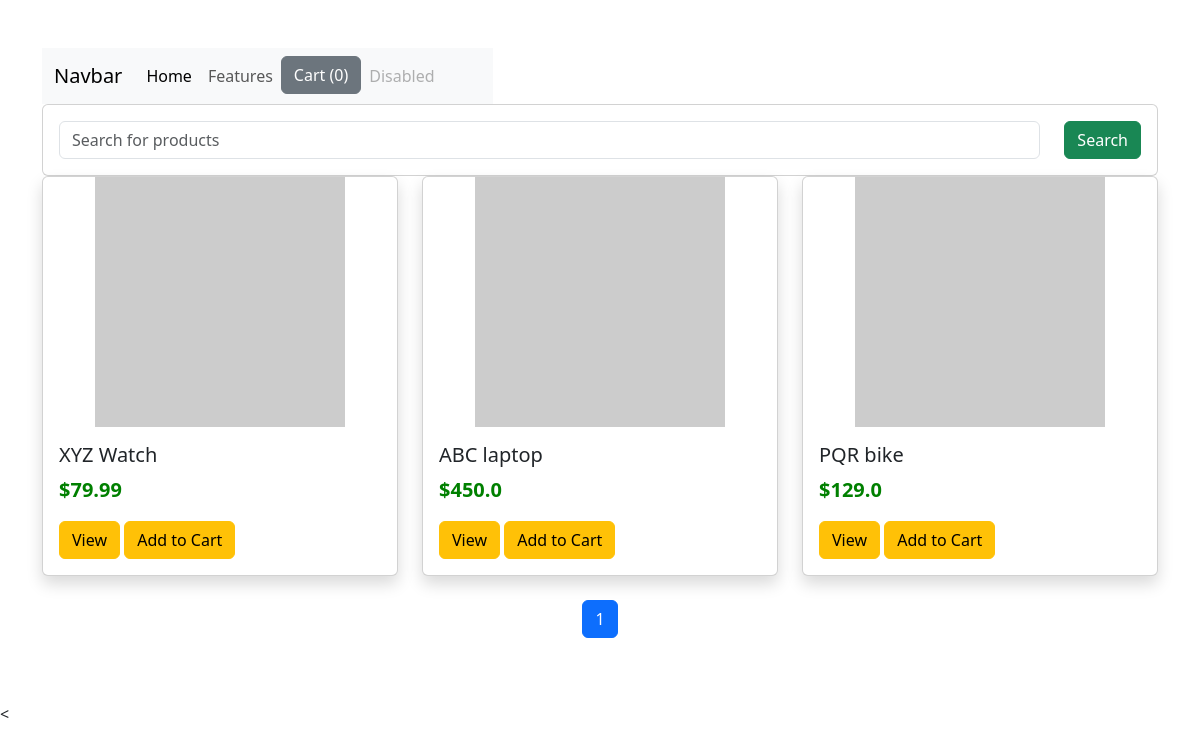
Before: /?page=2 with the older database file.
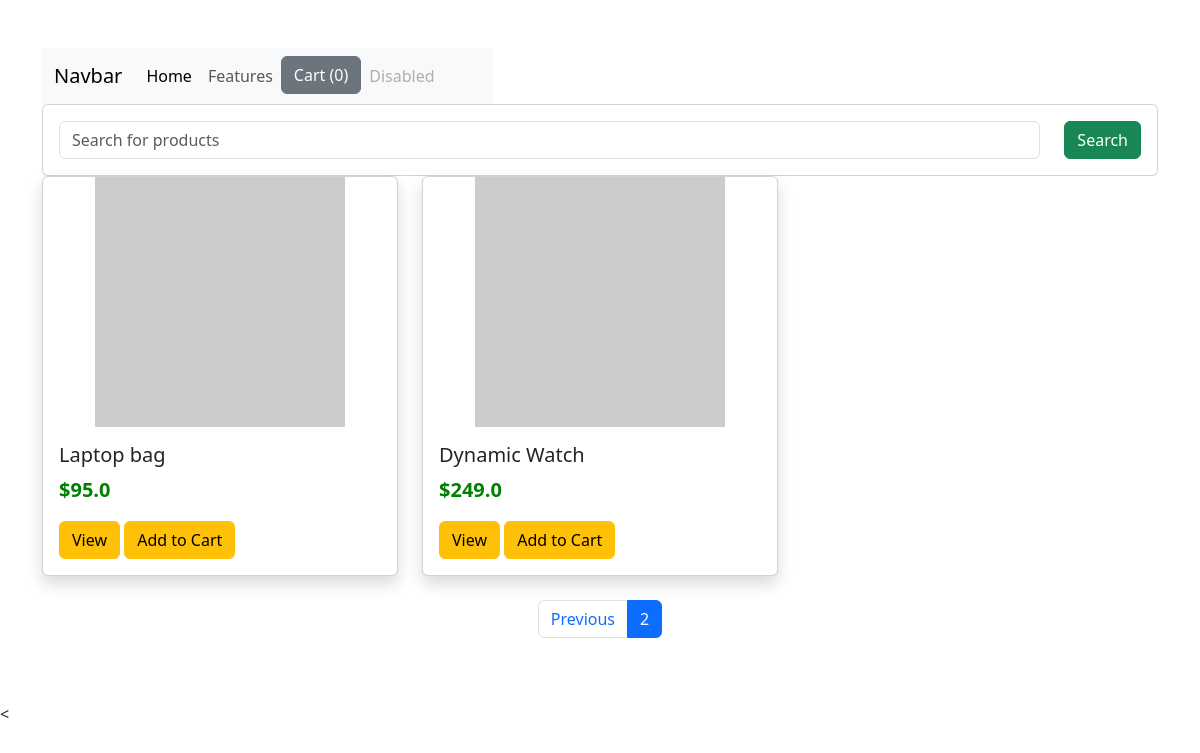
After: the same page with the newer database file.
### shop/models.py (models this page shows)
class Product(models.Model):
    title = models.CharField(max_length = 200)
    price = models.FloatField()
    discount_price = models.FloatField()
    category = models.CharField(max_length=200)
    description = models.TextField()
    image = models.CharField(max_length=300)

### shop/views.py (the view)
# urls.py: path('',index ,name = 'index'),
def index(request):
    products = Product.objects.all()
    item_name = request.GET.get('item_search')
    if item_name != "" and item_name is not None:
        print(item_name)
        products = Product.objects.filter(title__icontains=item_name)
    paginator = Paginator(products, 3)
    page = request.GET.get('page')
    products = paginator.get_page(page)
    return render(request, 'shop/index.html', {'products': products})

### shop/templates/shop/index.html (shortened to what the changed rows need)
{% load static %}
<!DOCTYPE html>
<html lang="en">
  <head>
    <link
      href="https://cdn.jsdelivr.net/npm/bootstrap@5.3.4/dist/css/bootstrap.min.css"
      rel="stylesheet"
    />
    <link rel="stylesheet" href="{% static 'shop/style.css' %}" />
  </head>
  <body>
    <div class="container py-5">
      <div class="row">
        {% for product in products %}
        <div class="col-12 col-md-4 mb-4">
          <div class="card h-100 shadow">
            <img
              src="{{ product.image }}"
              class="card-img-top img-fluid"
              alt="{{ product.title }}"
              style="height: 250px; object-fit: contain"
            />
            <div class="card-body">
              <h5 id="name-{{product.id}}" class="card-title">
                {{ product.title }}
              </h5>
              <p id="price-{{product.id}}" class="card-text fs-5">
                {% if product.discount_price %}
                    ${{ product.discount_price }}
                {% else %}
                    ${{ product.price }}
                {% endif %}
            </p>
              <a href="{% url 'detail' product.id %}" , class="btn btn-warning"
                >View</a
              >
              <button id="{{product.id}}" class="btn btn-warning atc">
                Add to Cart
              </button>
            </div>
          </div>
        </div>
        {% endfor %}
      </div>
      <div class="row">
        <div class="col-md-12 d-flex justify-content-center">
          <ul class="pagination justify-content-center">
            {% if products.has_previous %}
            <li class="page-item">
              <a
                class="page-link"
                href="?page={{ products.previous_page_number }}"
                >Previous</a
              >
            </li>
            {% endif %}
            <li class="page-item active">
              <a class="page-link" href="?page={{ products.number }}"
                >{{products.number}}</a
              >
            </li>
          </ul>
        </div>
      </div>
    </div>
  </body>
</html>

Changed rows visible on the page:
no longer on this page (row unchanged): Product: title "XYZ Watch", discount_price "79.99"
no longer on this page (row unchanged): Product: title "ABC laptop", discount_price "450.0"
no longer on this page (row unchanged): Product: title "PQR bike", discount_price "129.0"
added Product: title "Laptop bag", discount_price "95.0"
added Product: title "Dynamic Watch", discount_price "249.0"
Other visible differences:
{{ products.number }}: "1" → "2"
text now shown: "Previous"
